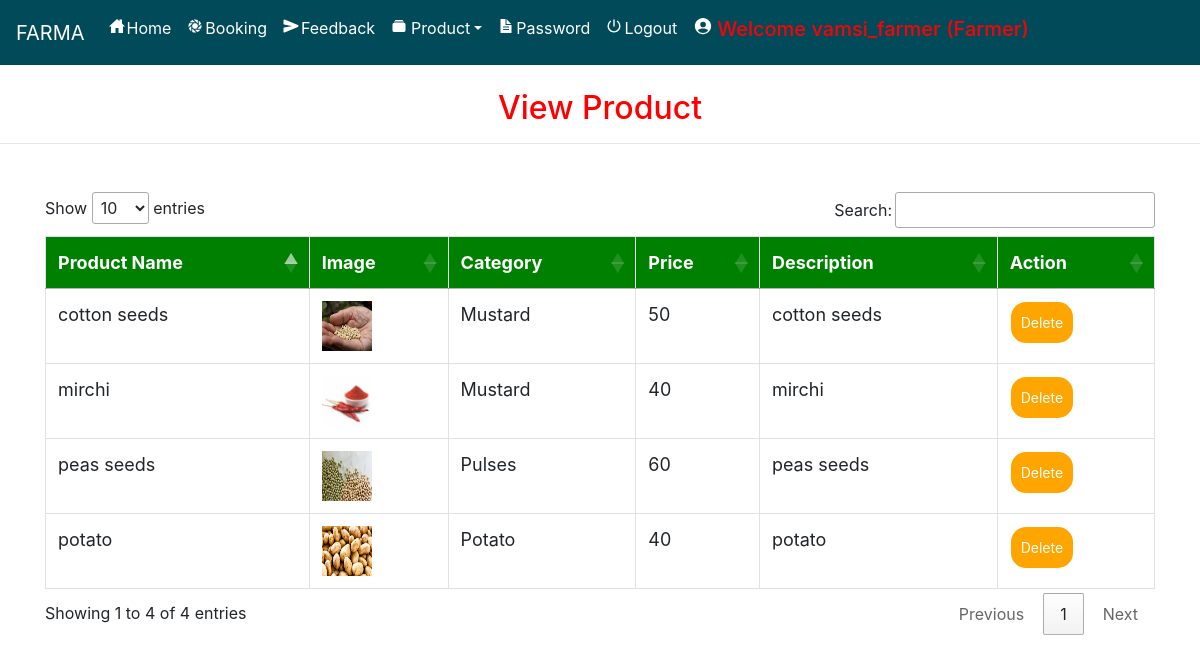
Screenshot of /admin_view_product (signed in) with the database file from the repository.
### farmerapp/models.py (models this page shows, shortened)
class Product(models.Model):
    user = models.ForeignKey(User, on_delete=models.CASCADE, null=True)
    category = models.ForeignKey(Category, on_delete=models.CASCADE, null=True)
    image = models.FileField(null=True)
    name = models.CharField(max_length=30, null=True)
    price = models.IntegerField(null=True)
    desc = models.TextField(null=True)

class Category(models.Model):
    name = models.CharField(max_length=30, null=True)

### farmerapp/views.py (the view)
# urls.py: path('admin_view_product', Admin_View_product, name='admin_view_product'),
def Admin_View_product(request):
    if not request.user.is_authenticated:
        return redirect('login_admin')
    pro = Product.objects.all()
    try:
        profile = Profile.objects.get(user=request.user)
        if profile.user_type == "Seller":
            pro = Product.objects.filter(user=request.user)
    except:
        pass
    d = {'pro':pro}
    return render(request,'admin_view_product.html',d)

### farmerapp/templates/admin_view_product.html (shortened to what this page needs)
{% extends 'navigation.html' %}
{% block body %}
<center><h2 style="color:red;margin-top:2%">View Product</h2></center><hr>
 <div class="container" style="margin-top:4%">
<table class="table table-bordered" id="myTable">
  <thead>
  <tr>
    <th>Product Name</th>
    <th>Image</th>
      <th> Category</th>
    <th>Price</th>
    <th> Description</th>
    <th>Action</th>
  </tr>
  </thead>
   <tbody>
    {% for i in pro %}
  <tr>
    <td>{{i.name}}</td>
    <td><img src="{{i.image.url}}" style="width:50px;height:50px"></td>
      <td>{{i.category.name}}</td>
      <td>{{i.price}}</td>
      <td>{{i.desc}}</td>
    <td><a href="{% url 'delete_product' i.id %}" onclick="return confirm('Are you sure?')"><button class="button button1">Delete</button></a></td>
  </tr>
    {% endfor %}
    </tbody>
</table>
 </div>
{% endblock %}

### farmerapp/templates/navigation.html (shortened to what this page needs)
<!DOCTYPE html>
<html lang="en">
<head>
    {% load static %}
     <link rel="stylesheet" href="https://maxcdn.bootstrapcdn.com/bootstrap/4.0.0/css/bootstrap.min.css">
  <link rel = stylesheet href = "//cdn.datatables.net/1.10.19/css/jquery.dataTables.min.css">
<link rel="stylesheet" href="https://cdnjs.cloudflare.com/ajax/libs/font-awesome/4.7.0/css/font-awesome.min.css">
</head>
<body style="background-color:white">
<nav class="navbar navbar-expand-sm" style="background-color:rgb(1, 74, 90)">
  <a class="navbar-brand" href="#" style="color:White">FARMA</a>
  <ul class="navbar-nav">
    {% if request.user.username %}
    {% if request.user.profile_set.all.0.user_type == "Seller" %}
    <li class="nav-item">
      <a class="nav-link" href="{% url 'home' %}" style="color:white"><ion-icon style="margin-right:2px" name="home-sharp"></ion-icon>Home</a>
    </li>
    <li class="nav-item">
      <a class="nav-link" href="{% url 'admin_viewBooking' %}" style="color:white"><ion-icon style="margin-right:2px" name="aperture"></ion-icon>Booking</a>
    </li>
    <li class="nav-item">
      <a class="nav-link" href="{% url 'send_feedback' request.user.id %}" style="color:white"><ion-icon style="margin-right:2px" name="send"></ion-icon>Feedback</a>
    </li>
    <li class="nav-item dropdown">
      <a class="nav-link dropdown-toggle" data-toggle="dropdown" href="#" role="button" aria-haspopup="true" aria-expanded="false" style="color:white"><ion-icon style="margin-right:4px" name="albums"></ion-icon>Product</a>
    </li>
    <li class="nav-item">
      <a class="nav-link" href="{% url 'change_password' %}" style="color:white"><ion-icon style="margin-right:2px" name="document-text-sharp"></ion-icon>Password</a>
    </li>
    {% endif %}
    {% endif %}
    {% if request.user.is_authenticated %}
    <li class="nav-item">
    <a class="nav-link" href="/logoutuser" style="color:white"><ion-icon style="margin-right:2px" name="power-sharp"></ion-icon>Logout</a>
    </li>
    {% if not request.user.is_staff %}
    <li class="nav-item">
      <a href="{% url 'profile' request.user.id %}"><h5 class="nav-link" style="color:red"><ion-icon style="margin-right:4px;color:white" name="person-circle-sharp"></ion-icon>Welcome {{request.user.username}} {% if request.user.profile_set.all.0.user_type == 'Seller' %}(Farmer){% endif %}</h5>
      </a></li>
    {% else %}
    <li class="nav-item">
      <h5  class="nav-link" style="color:red"><ion-icon style="margin-right:4px;color:white" name="person-circle-sharp"></ion-icon>Welcome {{request.user.username}} {% if request.user.profile_set.all.0.user_type == 'Seller' %}(Farmer){% endif %}</h5>
    </li>
    {% endif %}
    {% endif %}
    </ul>
</nav>
{% block body %}
{% endblock %}
</body></html>

### farmerapp/templates/navigation.html (style rules this page uses)
* { box-sizing: border-box; }
#myTable { border-collapse: collapse; width: 100%; border: 1px solid #ddd; font-size: 18px; }
#myTable th { text-align: left; padding: 12px; background-color: green; color: white; }
#myTable td { text-align: left; padding: 12px; background-color: white; }
#myTable tr { border-bottom: 1px solid #ddd; }
.button { background-color: orange; border: none; color: white; padding: 10px; text-align: center; text-decoration: none; display: inline-block; font-size: 14px; margin: 1px 1px; cursor: pointer; }
.button1 { border-radius: 15px; }

### rows the page displays
Product: name "cotton seeds", image (picture), category.name "Mustard", price "50", desc "cotton seeds"
Product: name "peas seeds", image (picture), category.name "Pulses", price "60", desc "peas seeds"
Product: name "potato", image (picture), category.name "Potato", price "40", desc "potato"
Product: name "mirchi", image (picture), category.name "Mustard", price "40", desc "mirchi"

### other values shown
{{ request.user.username }} "vamsi_farmer"
